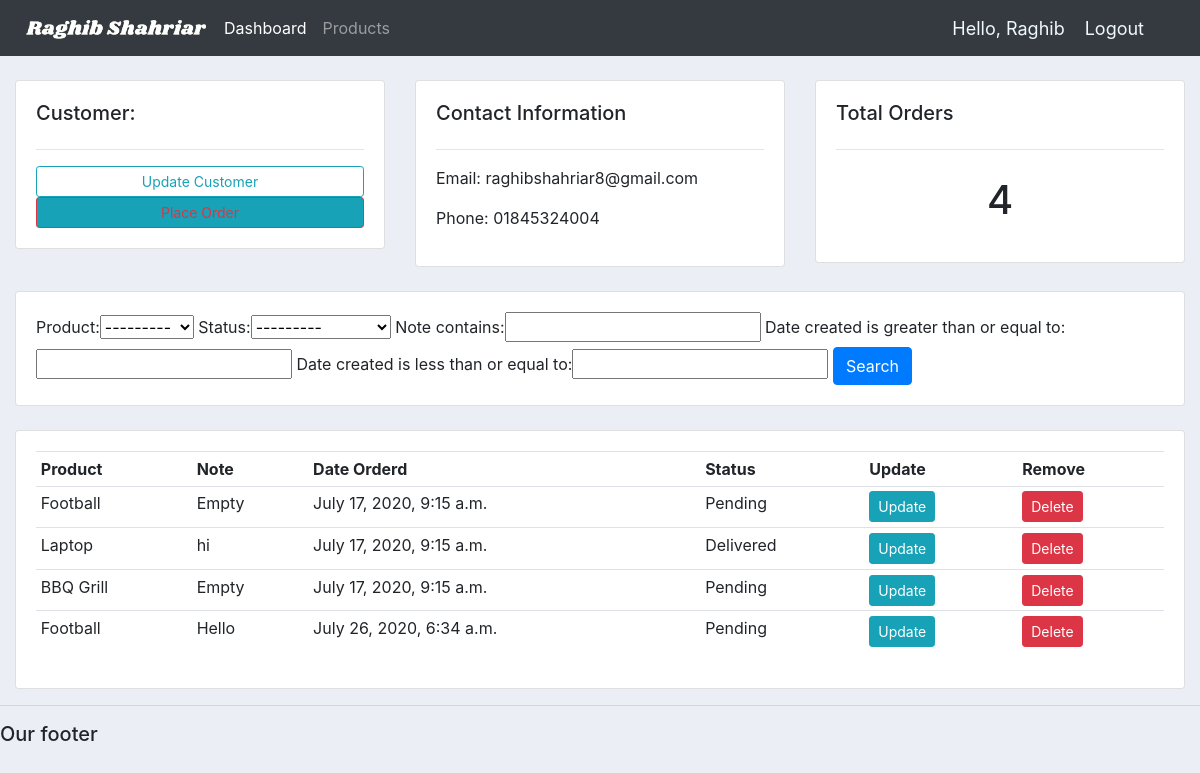
The app's page /customer/1/ (signed in) with its own data.
### accounts/models.py (models this page shows, shortened)
class Customer(models.Model):
    user = models.OneToOneField(User,null=True,blank=True,on_delete=models.CASCADE)
    name = models.CharField(max_length=100,null=True)
    phone = models.CharField(max_length=100,null=True)
    email = models.CharField(max_length=100,null=True)
    profile_pic = models.ImageField(default="raghib.jpg",null=True,blank=True)
    date_created = models.DateTimeField(auto_now_add=True,null=True)

class Order(models.Model):
    STATUS = (
        ('Pending','Pending'),
        ('Out for delivery','Out for delivery'),
        ('Delivered','Delivered'),
    )
    date_created = models.DateTimeField(auto_now_add=True,null=True)
    customer = models.ForeignKey(Customer,null=True,on_delete=models.SET_NULL)
    product = models.ForeignKey(Product,null=True,on_delete=models.SET_NULL)
    status = models.CharField(max_length=100,null=True,choices=STATUS)
    note = models.CharField(max_length=100,null=True)

class Product(models.Model):
    CATEGORY =  (
        ('Indoor','Indoor'),
        ('Outdoor','Outdoor'),
    )
    name = models.CharField(max_length=100,null=True)
    price = models.FloatField(null=True)
    category = models.CharField(max_length=100,null=True,choices=CATEGORY)
    description = models.CharField(max_length=100,null=True,blank=True)
    date_created = models.DateTimeField(auto_now_add=True,null=True)
    tags = models.ManyToManyField(Tag)
    def __str__(self):
        return self.name

### accounts/decorators.py (the view)
		def wrapper_func(request, *args, **kwargs):
			group = None
			if request.user.groups.exists():
				group = request.user.groups.all()[0].name
			if group in allowed_roles:
				return view_func(request, *args, **kwargs)
			else:
				return HttpResponse('You are not authorized to view this page')

### accounts/views.py (called while the page is built)
@login_required(login_url='login')
@allowed_users(allowed_roles=['admin'])
def customers(request,pk):
    cus_customer = Customer.objects.get(id=pk)
    cus_orders = cus_customer.order_set.all()
    myFilter = Filter_Order(request.GET,queryset=cus_orders)
    cus_orders = myFilter.qs
    cus_orders_count = cus_orders.count()
    context = {'cus_customer':cus_customer,'cus_orders':cus_orders,'cus_orders_count':cus_orders_count,'myFilter':myFilter}
    return render(request,'accounts/customer.html',context)

### accounts/templates/accounts/customer.html
{%  extends 'accounts/main.html' %}
{% block content %}
	<br>
<div class="row">
	<div class="col-md">
		<div class="card card-body">
			<h5>Customer:</h5>
			<hr>
			<a class="btn btn-outline-info  btn-sm btn-block" href="">Update Customer</a>
			<a class="btn btn-outline-danger  btn-sm btn-info" href="{% url 'create_order' cus_customer.id %}">Place Order</a>
		</div>
	</div>
	<div class="col-md">
		<div class="card card-body">
			<h5>Contact Information</h5>
			<hr>
			<p>Email: {{ cus_customer.email }}</p>
			<p>Phone: {{ cus_customer.phone }}</p>
		</div>
	</div>
	<div class="col-md">
		<div class="card card-body">
			<h5>Total Orders</h5>
			<hr>
			<h1 style="text-align: center;padding: 10px">{{ cus_orders_count }}</h1>
		</div>
	</div>
</div>
<br>
<div class="row">
	<div class="col">
		<div class="card card-body">
			<form method="get">
					{{ myFilter.form }}
		    <button class="btn btn-primary" type="submit">Search</button>
		  </form>
		</div>
	</div>
</div>
<br>
<div class="row">
	<div class="col-md">
		<div class="card card-body">
			<table class="table table-sm">
				<tr>
					<th>Product</th>
					<th>Note</th>
					<th>Date Orderd</th>
					<th>Status</th>
					<th>Update</th>
					<th>Remove</th>
				</tr>
				{% for order in cus_orders %}
				<tr>
					<td>{{ order.product }}</td>
					<td>{{ order.note }}</td>
					<td>{{ order.date_created }}</td>
					<td>{{ order.status }}</td>
					<td><a class="btn btn-sm btn-info" href="{% url 'update_order' order.id %}">Update</a></td>
						<td><a class="btn btn-sm btn-danger" href="{% url 'delete_order' order.id %}">Delete</a></td>
				</tr>
				{% endfor %}
			</table>
		</div>
	</div>
</div>
{% endblock %}

### accounts/templates/accounts/navbar.html (shortened to what this page needs)
{% load static %}
<nav class="navbar navbar-expand-lg navbar-dark bg-dark">
  <img src="{% static 'images/logo.png' %}" alt="">
  <div class="collapse navbar-collapse" id="navbarNav">
    <ul class="navbar-nav">
      {% if request.user.is_staff %}
      <li class="nav-item active">
        <a class="nav-link" href="{% url 'home' %}">Dashboard</a>
      </li>
      <li class="nav-item">
        <a class="nav-link" href="{% url 'products' %}">Products</a>
      </li>
      {% else %}
      <li class="nav_item">
        <a href="{% url 'account' %}" class="nav-link">Settings</a>
      </li>
      {% endif %}
    </ul>
  </div>
  <span class="hello-msg">Hello, {{ request.user }}</span>
  <span class="hello-msg"><a href="{% url 'logout' %}">Logout</a></span>
</nav>

### static/css/main.css (style rules this page uses)
body { background-color: #ebeff5; }

### accounts/templates/accounts/navbar.html (style rules this page uses)
.hello-msg { font-size: 18px; color: aliceblue; margin-right: 20px; }
.hello-msg a { font-size: 18px; color: aliceblue; margin-right: 20px; }

### records on screen
Customer: email "raghibshahriar8@gmail.com", phone "01845324004"
Order: product "Football", note "Empty", date_created "July 17, 2020, 9:15 a.m.", status "Pending"
Order: product "Laptop", note "hi", date_created "July 17, 2020, 9:15 a.m.", status "Delivered"
Order: product "BBQ Grill", note "Empty", date_created "July 17, 2020, 9:15 a.m.", status "Pending"
Order: product "Football", note "Hello", date_created "July 26, 2020, 6:34 a.m.", status "Pending"

### other values on screen
{{ request.user }} "Raghib"
{{ cus_orders_count }} "4"
